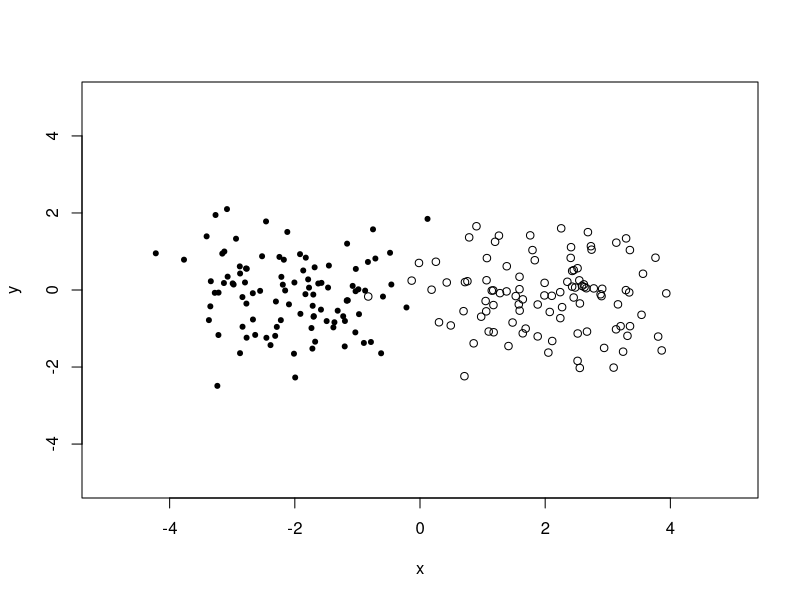
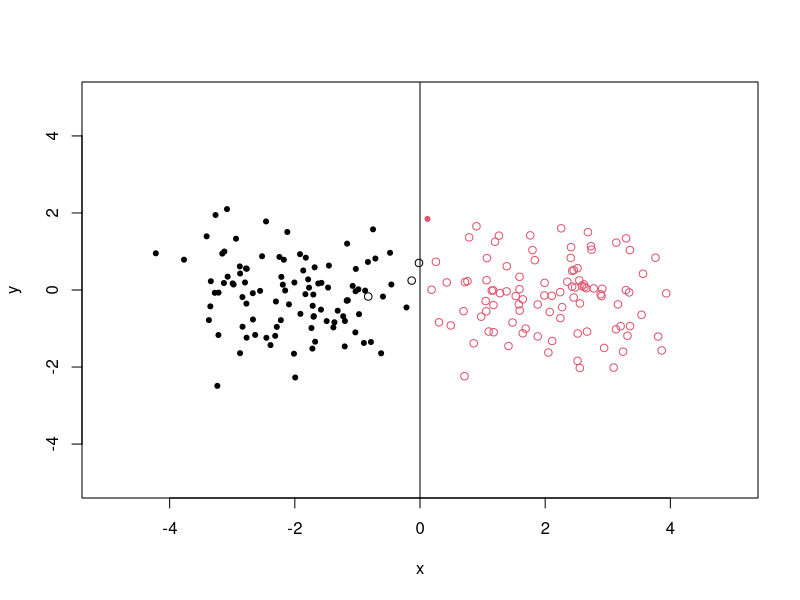
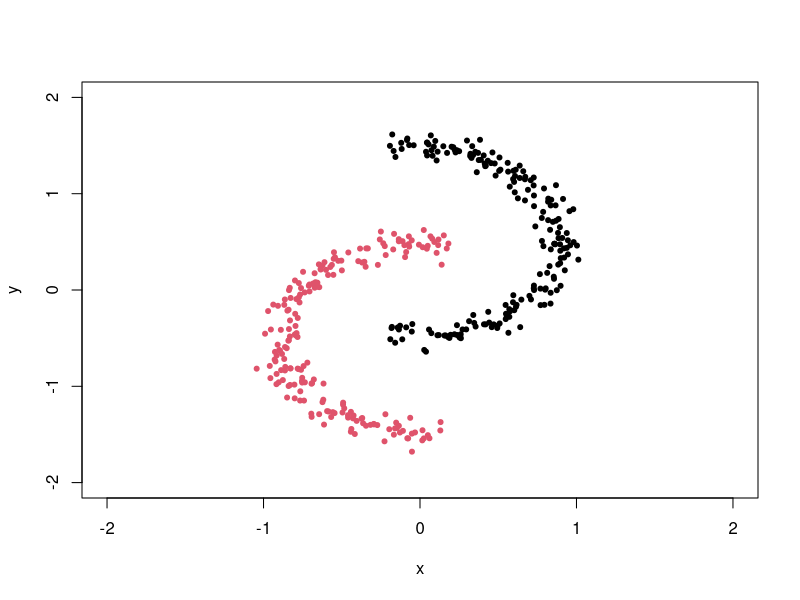
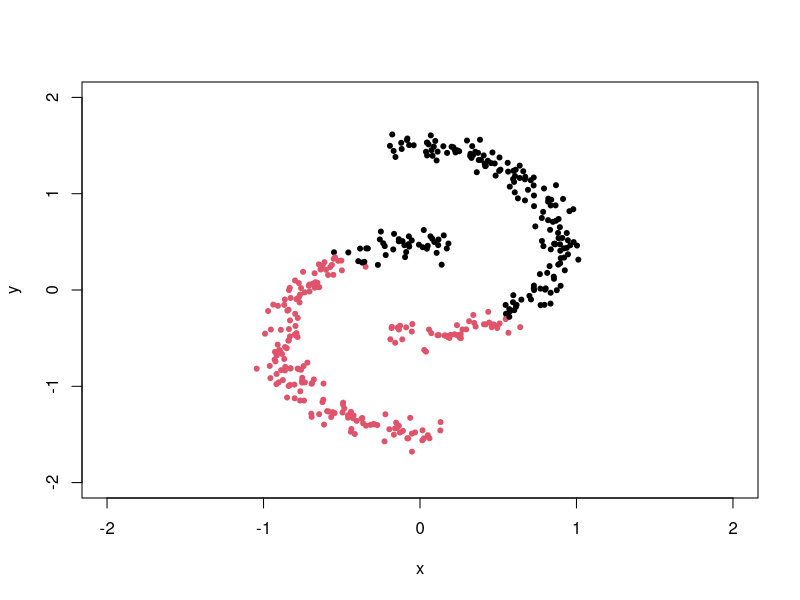
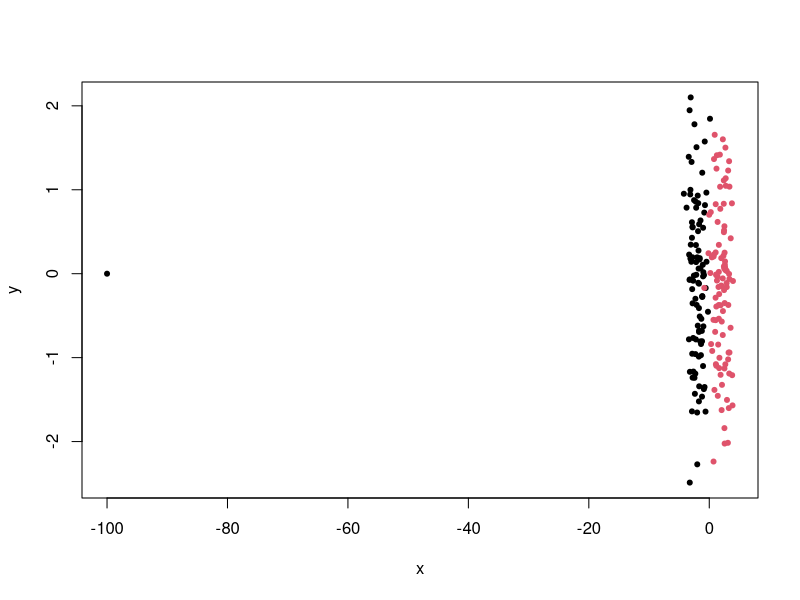
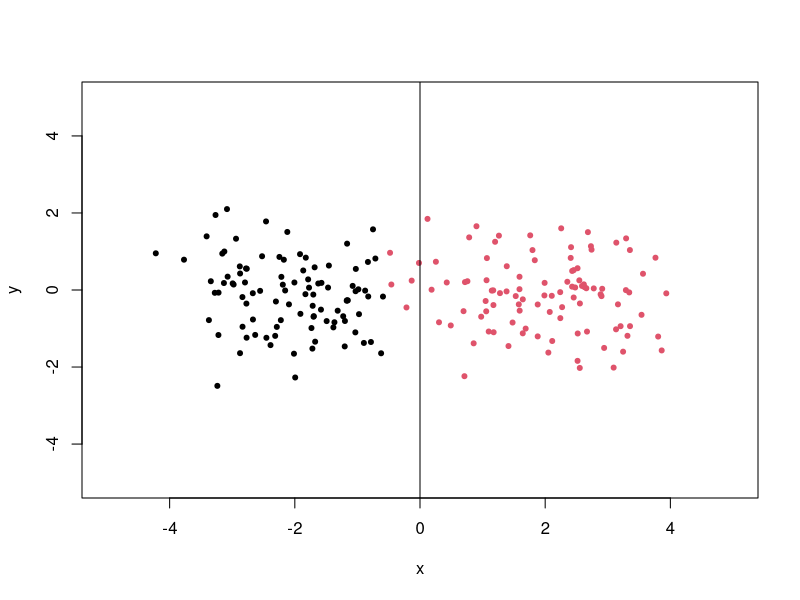
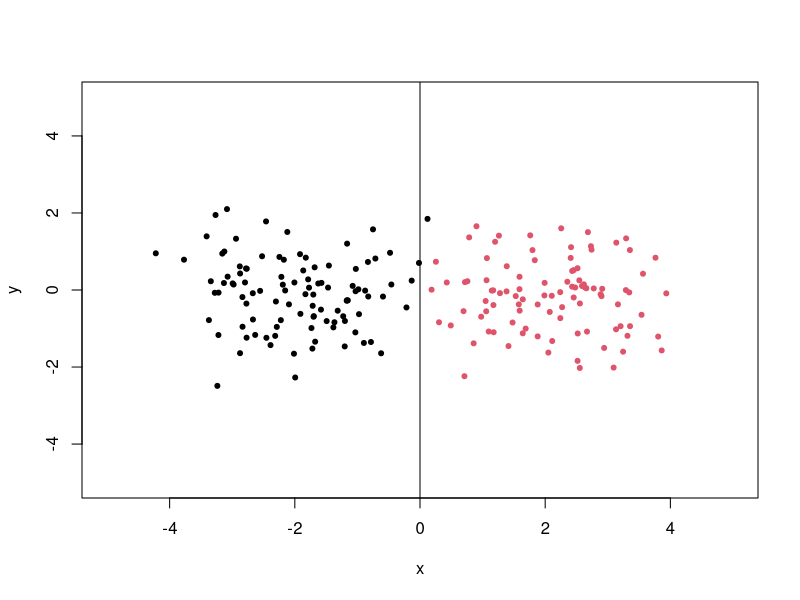
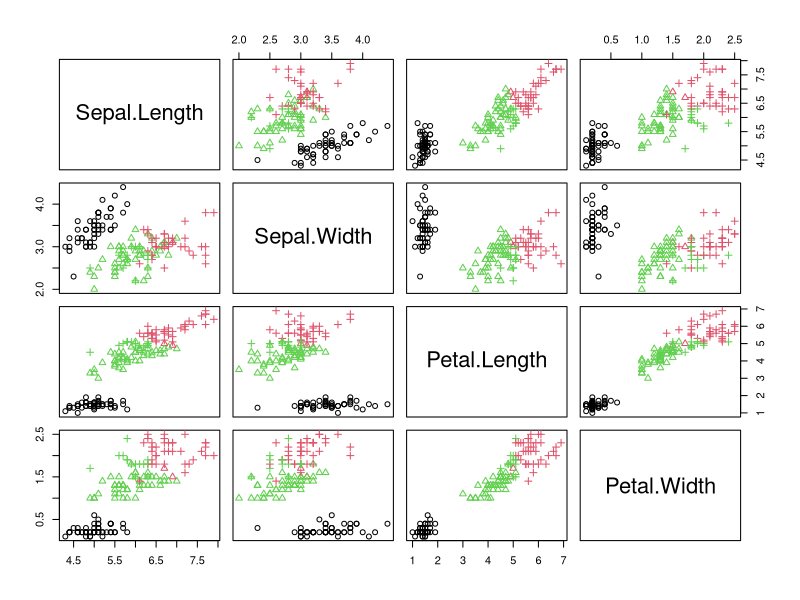

The R script that drew these images, in order:
library(stats)
library(cluster)

##dos clusters de dist. gaussianas
crea.gausianas<-function(tot.puntos=100,gap=2){
x<-rnorm(tot.puntos,mean=-gap)
y<-rnorm(tot.puntos,mean=0)
gausianas<-cbind(x,y,rep(1,length(x)))
x<-rnorm(tot.puntos,mean=gap)
y<-rnorm(tot.puntos,mean=0)
gausianas<-rbind(gausianas,cbind(x,y,rep(2,length(x))))
return(gausianas)
}

gausianas<-crea.gausianas()
plot(gausianas[,-3],pch=19+gausianas[,3],xlab="x",ylab="y",xlim=c(-5,5),ylim=c(-5,5))

#aplico k-means
cc<-kmeans(gausianas[,-3],cent=2)
plot(gausianas[,-3],pch=19+gausianas[,3],col=cc$cluster,xlab="x",ylab="y",xlim=c(-5,5),ylim=c(-5,5))
abline(v=0)

##moons dataset
crea.moons<-function(tot.puntos=200,gap=-0.1,noise=0.07){
theta<-runif(tot.puntos,-pi/2+gap,pi/2-gap)
ro<-  rnorm(tot.puntos,1,noise)
x<-ro*cos(theta)-0.1
y<-ro*sin(theta)+0.5
moons<-cbind(x,y,rep(1,length(x)))
theta<-runif(tot.puntos,pi/2+gap,3/2*pi-gap)
ro<-  rnorm(tot.puntos,1,noise)
x<-ro*cos(theta)+0.1
y<-ro*sin(theta)-0.5
moons<-rbind(moons,cbind(x,y,rep(2,length(x))))
return(moons)
}

moons<-crea.moons()
plot(moons[,-3],pch=20,col=moons[,3],xlab="x",ylab="y",xlim=c(-2,2),ylim=c(-2,2))

#aplico k-means - QUE DEBERIA DAR???
cc<-kmeans(moons[,-3],cent=2)
plot(moons[,-3],pch=20,col=cc$cluster,xlab="x",ylab="y",xlim=c(-2,2),ylim=c(-2,2))

##genero un outlier en gausianas
viejo<-gausianas[1,]
gausianas[1,]<-c(-100,0,1)
plot(gausianas[,-3],pch=20,col=gausianas[,3],xlab="x",ylab="y")
#aplico k-means
cc<-kmeans(gausianas[,-3],cent=2,iter=100)
plot(gausianas[,-3],pch=20,col=cc$cluster,xlab="x",ylab="y",xlim=c(-5,5),ylim=c(-5,5))
abline(v=0)

#ahora aplico PAM
cc<-pam(gausianas[,-3],k=2,cluster.only=T)
plot(gausianas[,-3],pch=20,col=cc,xlab="x",ylab="y",xlim=c(-5,5),ylim=c(-5,5))
abline(v=0)

#vuelvo al dataset original
gausianas[1,]<-viejo


##iris - como demo. Aplico kmeans k=3 y plot (probar varias veces, a veces da minimo local, se soluciona con nstart=10)
data(iris)
cc<-kmeans(iris[,-5],cent=3)
plot(iris[,-5],col=cc$cluster,pch=as.numeric(iris[,5]))
